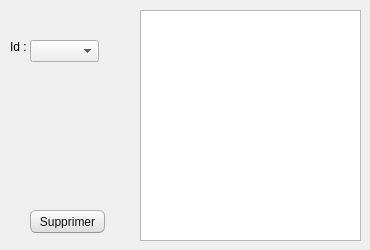
      <widget class="QWidget" name="tab_4">
       <attribute name="title">
        <string>Supprimer</string>
       </attribute>
       <widget class="QLabel" name="label_4">
        <property name="geometry">
         <rect>
          <x>10</x>
          <y>40</y>
          <width>47</width>
          <height>13</height>
         </rect>
        </property>
        <property name="text">
         <string>Id : </string>
        </property>
       </widget>
       <widget class="QPushButton" name="pb_supprimer">
        <property name="geometry">
         <rect>
          <x>30</x>
          <y>210</y>
          <width>75</width>
          <height>23</height>
         </rect>
        </property>
        <property name="font">
         <font>
          <weight>50</weight>
          <bold>false</bold>
          <underline>false</underline>
         </font>
        </property>
        <property name="styleSheet">
         <string notr="true">QMainWindow {

	background-color:#f0f0f0;

}

QCheckBox {

	padding:2px;

}

QCheckBox:hover {

	border-radius:4px;

	border-style:solid;

	border-width:1px;

	padding-left: 1px;

	padding-right: 1px;

	padding-bottom: 1px;

	padding-top: 1px;

	border-color: rgb(255,150,60);

	background-color:qlineargradient(spread:pad, x1:0.5, y1:1, x2:0.5, y2:0, stop:0 rgba(190, 90, 50, 50), stop:1 rgba(250, 130, 40, 50));

}

QCheckBox::indicator:checked {

	border-radius:4px;

	border-style:solid;

	border-width:1px;

	border-color: rgb(246, 134, 86);

  	background-color:rgb(246, 134, 86)

}

QCheckBox::indicator:unchecked {

	border-radius:4px;

	border-style:solid;

	border-width:1px;

	border-color:rgb(246, 134, 86);

  	background-color:rgb(255,255,255);

}

QColorDialog {

	background-color:#f0f0f0;

}

QComboBox {

	color:rgb(81,72,65);

	background: #ffffff;

}

QComboBox:editable {

	background: #ffffff;

	color: rgb(81,72,65);

	selection-color:rgb(81,72,65);

	selection-background-color: #ffffff;

}

QComboBox QAbstractItemView {

	color:rgb(81,72,65);	

	background: #ffffff;

	selection-color: #ffffff;

	selection-background-color: rgb(246, 134, 86);

}

QComboBox:!editable:on, QComboBox::drop-down:editable:on {

	color:  #1e1d23;	

	background: #ffffff;

}

QDateTimeEdit {

	color:rgb(81,72,65);

	background-color: #ffffff;

}

QDateEdit {

	color:rgb(81,72,65);

	background-color: #ffffff;

}

QDialog {

	background-color:#f0f0f0;

}

QDoubleSpinBox {

	color:rgb(81,72,65);

	background-color: #ffffff;

}

QFontComboBox {

	color:rgb(81,72,65);

	background-color: #ffffff;

}

QLabel {

	color:rgb(17,17,17);

}

QLineEdit {

	background-color:rgb(255,255,255);

	selection-background-color:rgb(236,116,64);

	color:rgb(17,17,17);

}

QMenuBar {

	color:rgb(223,219,210);

	background-color:rgb(65,64,59);

}

QMenuBar::item {

	padding-top:4px;

	padding-left:4px;

	padding-right:4px;

	color:rgb(223,219,210);

	background-color:rgb(65,64,59);

}

QMenuBar::item:selected {

	color:rgb(255,255,255);

	padding-top:2px;

	padding-left:2px;

	padding-right:2px;

	border-top-width:2px;

	border-left-width:2px;

	border-right-width:2px;

	border-top-right-radius:4px;

	border-top-left-radius:4px;

	border-style:solid;

	background-color:rgb(65,64,59);

	border-top-color: rgb(47,47,44);

	border-right-color: qlineargradient(spread:pad, x1:0, y1:1, x2:1, y2:0, stop:0 rgba(90, 87, 78, 255), stop:1 rgba(47,47,44, 255));

	border-left-color:  qlineargradient(spread:pad, x1:1, y1:0, x2:0, y2:0, stop:0 rgba(90, 87, 78, 255), stop:1 rgba(47,47,44, 255));

}

QMenu {

	color:rgb(223,219,210);

	background-color:rgb(65,64,59);

}

QMenu::item {

	color:rgb(223,219,210);

	padding-left:20px;

	padding-top:4px;

	padding-bottom:4px;

	padding-right:10px;

}

QMenu::item:selected {

	color:rgb(255,255,255);

	background-color: qlineargradient(spread:pad, x1:0.5, y1:1, x2:0.5, y2:0, stop:0 rgba(225, 108, 54, 255), stop:1 rgba(246, 134, 86, 255));

	border-style:solid;

	border-width:3px;

	padding-left:17px;

	padding-top:4px;

	padding-bottom:4px;

	padding-right:7px;

	border-bottom-color:qlineargradient(spread:pad, x1:0.5, y1:1, x2:0.5, y2:0, stop:0 rgba(175,85,48,255), stop:1 rgba(236,114,67, 255));

	border-top-color:qlineargradient(spread:pad, x1:0.5, y1:1, x2:0.5, y2:0, stop:0 rgba(253,156,113,255), stop:1 rgba(205,90,46, 255));

	border-right-color:qlineargradient(spread:pad, x1:0, y1:0.5, x2:1, y2:0.5, stop:0 rgba(253,156,113,255), stop:1 rgba(205,90,46, 255));

	border-left-color:qlineargradient(spread:pad, x1:1, y1:0.5, x2:0, y2:0.5, stop:0 rgba(253,156,113,255), stop:1 rgba(205,90,46, 255));

}

QPlainTextEdit {

	border-width: 1px;

	border-style: solid;

	border-color:transparent;

	color:rgb(17,17,17);

	selection-background-color:rgb(236,116,64);

}

QProgressBar {

	text-align: center;

	color: rgb(0, 0, 0);

	border-width: 1px; 

	border-radius: 10px;

	border-style: inset;

	border-color: rgb(150,150,150);

	background-color:rgb(221,221,219);

}

QProgressBar::chunk:horizontal {

	background-color: qlineargradient(spread:pad, x1:0.5, y1:1, x2:0.5, y2:0, stop:0 rgba(225, 108, 54, 255), stop:1 rgba(246, 134, 86, 255));

	border-style: solid;

	border-radius:8px;

	border-width:1px;

	border-bottom-color:qlineargradient(spread:pad, x1:0.5, y1:1, x2:0.5, y2:0, stop:0 rgba(175,85,48,255), stop:1 rgba(236,114,67, 255));

	border-top-color:qlineargradient(spread:pad, x1:0.5, y1:1, x2:0.5, y2:0, stop:0 rgba(253,156,113,255), stop:1 rgba(205,90,46, 255));

	border-right-color:qlineargradient(spread:pad, x1:0, y1:0.5, x2:1, y2:0.5, stop:0 rgba(253,156,113,255), stop:1 rgba(205,90,46, 255));

	border-left-color:qlineargradient(spread:pad, x1:1, y1:0.5, x2:0, y2:0.5, stop:0 rgba(253,156,113,255), stop:1 rgba(205,90,46, 255));

}

QPushButton{

	color:rgb(17,17,17);

	border-width: 1px;

	border-radius: 6px;

	border-bottom-color: rgb(150,150,150);

	border-right-color: rgb(165,165,165);

	border-left-color: rgb(165,165,165);

	border-top-color: rgb(180,180,180);

	border-style: solid;

	padding: 4px;

	background-color: qlineargradient(spread:pad, x1:0.5, y1:1, x2:0.5, y2:0, stop:0 rgba(220, 220, 220, 255), stop:1 rgba(255, 255, 255, 255));

}

QPushButton:hover{

	color:rgb(17,17,17);

	border-width: 1px;

	border-radius:6px;

	border-top-color: rgb(255,150,60);

	border-right-color: qlineargradient(spread:pad, x1:0, y1:1, x2:1, y2:0, stop:0 rgba(200, 70, 20, 255), stop:1 rgba(255,150,60, 255));

	border-left-color:  qlineargradient(spread:pad, x1:1, y1:0, x2:0, y2:0, stop:0 rgba(200, 70, 20, 255), stop:1 rgba(255,150,60, 255));

	border-bottom-color: rgb(200,70,20);

	border-style: solid;

	padding: 2px;

	background-color: qlineargradient(spread:pad, x1:0.5, y1:1, x2:0.5, y2:0, stop:0 rgba(220, 220, 220, 255), stop:1 rgba(255, 255, 255, 255));

}

QPushButton:default{

	color:rgb(17,17,17);

	border-width: 1px;

	border-radius:6px;

	border-top-color: rgb(255,150,60);

	border-right-color: qlineargradient(spread:pad, x1:0, y1:1, x2:1, y2:0, stop:0 rgba(200, 70, 20, 255), stop:1 rgba(255,150,60, 255));

	border-left-color:  qlineargradient(spread:pad, x1:1, y1:0, x2:0, y2:0, stop:0 rgba(200, 70, 20, 255), stop:1 rgba(255,150,60, 255));

	border-bottom-color: rgb(200,70,20);

	border-style: solid;

	padding: 2px;

	background-color: qlineargradient(spread:pad, x1:0.5, y1:1, x2:0.5, y2:0, stop:0 rgba(220, 220, 220, 255), stop:1 rgba(255, 255, 255, 255));

}

QPushButton:pressed{

	color:rgb(17,17,17);

	border-width: 1px;

	border-radius: 6px;

	border-width: 1px;

	border-top-color: rgba(255,150,60,200);

	border-right-color: qlineargradient(spread:pad, x1:0, y1:1, x2:1, y2:0, stop:0 rgba(200, 70, 20, 255), stop:1 rgba(255,150,60, 200));

	border-left-color:  qlineargradient(spread:pad, x1:1, y1:0, x2:0, y2:0, stop:0 rgba(200, 70, 20, 255), stop:1 rgba(255,150,60, 200));

	border-bottom-color: rgba(200,70,20,200);

	border-style: solid;

	padding: 2px;

	background-color: qlineargradient(spread:pad, x1:0.5, y1:0, x2:0.5, y2:1, stop:0 rgba(220, 220, 220, 255), stop:1 rgba(255, 255, 255, 255));

}

QPushButton:disabled{

	color:rgb(174,167,159);

	border-width: 1px;

	border-radius: 6px;

	background-color: qlineargradient(spread:pad, x1:0.5, y1:1, x2:0.5, y2:0, stop:0 rgba(200, 200, 200, 255), stop:1 rgba(230, 230, 230, 255));

}

QRadioButton {

	padding: 1px;

}

QRadioButton::indicator:checked {

	height: 10px;

	width: 10px;

	border-style:solid;

	border-radius:5px;

	border-width: 1px;

	border-color: rgba(246, 134, 86, 255);

	color: #a9b7c6;

	background-color:rgba(246, 134, 86, 255);

}

QRadioButton::indicator:!checked {

	height: 10px;

	width: 10px;

	border-style:solid;

	border-radius:5px;

	border-width: 1px;

	border-color: rgb(246, 134, 86);

	color: #a9b7c6;

	background-color: transparent;

}

QScrollArea {

	color: #FFFFFF;

	background-color:#f0f0f0;

}

QSlider::groove {

	border-style: solid;

	border-width: 1px;

	border-color: rgb(207,207,207);

}

QSlider::groove:horizontal {

	height: 5px;

	background: rgb(246, 134, 86);

}

QSlider::groove:vertical {

	width: 5px;

	background: rgb(246, 134, 86);

}

QSlider::handle:horizontal {

	background: rgb(253,253,253);

	border-style: solid;

	border-width: 1px;

	border-color: rgb(207,207,207);

	width: 12px;

	margin: -5px 0;

	border-radius: 7px;

}

QSlider::handle:vertical {

	background: rgb(253,253,253);

	border-style: solid;

	border-width: 1px;

	border-color: rgb(207,207,207);

	height: 12px;

	margin: 0 -5px;

	border-radius: 7px;

}

QSlider::add-page:horizontal {

 	background: white;

}

QSlider::add-page:vertical {

	background: white;

}

QSlider::sub-page:horizontal {

	background: rgb(246, 134, 86);

}

QSlider::sub-page:vertical {

  	background: rgb(246, 134, 86);

}

QStatusBar {

	color:rgb(81,72,65);

}

QSpinBox {

	color:rgb(81,72,65);

	background-color: #ffffff;

}

QScrollBar:horizontal {

	max-height: 20px;

	border: 1px transparent grey;

	margin: 0px 20px 0px 20px;

}

QScrollBar::handle:horizontal {

	background: rgb(253,253,253);

	border-style: solid;

	border-width: 1px;

	border-color: rgb(207,207,207);

	border-radius: 7px;

	min-width: 25px;

}

QScrollBar::handle:horizontal:hover {

	background: rgb(253,253,253);

	border-style: solid;

	border-width: 1px;

	border-color: rgb(255,150,60);

	border-radius: 7px;

	min-width: 25px;

}

QScrollBar::add-line:horizontal {

  	border: 1px solid;

  	border-color: rgb(207,207,207);

  	border-top-right-radius: 7px;

  	border-top-left-radius: 7px;

  	border-bottom-right-radius: 7px;

  	background: rgb(255, 255, 255);

  	width: 20px;

  	subcontrol-position: right;

  	subcontrol-origin: margin;

}

QScrollBar::add-line:horizontal:hover {

  	border: 1px solid;

  	border-top-right-radius: 7px;

  	border-top-left-radius: 7px;

  	border-bottom-right-radius: 7px;

  	border-color: rgb(255,150,60);

  	background: rgb(255, 255, 255);

  	width: 20px;

  	subcontrol-position: right;

  	subcontrol-origin: margin;

}

QScrollBar::add-line:horizontal:pressed {

  	border: 1px solid grey;

  	border-top-left-radius: 7px;

  	border-top-right-radius: 7px;

  	border-bottom-right-radius: 7px;

  	background: rgb(231,231,231);

  	width: 20px;

  	subcontrol-position: right;

  	subcontrol-origin: margin;

}

QScrollBar::sub-line:horizontal {

  	border: 1px solid;

  	border-color: rgb(207,207,207);

  	border-top-right-radius: 7px;

  	border-top-left-radius: 7px;

  	border-bottom-left-radius: 7px;

  	background: rgb(255, 255, 255);

  	width: 20px;

  	subcontrol-position: left;

  	subcontrol-origin: margin;

}

QScrollBar::sub-line:horizontal:hover {

  	border: 1px solid;

  	border-color: rgb(255,150,60);

  	border-top-right-radius: 7px;

  	border-top-left-radius: 7px;

  	border-bottom-left-radius: 7px;

  	background: rgb(255, 255, 255);

  	width: 20px;

  	subcontrol-position: left;

  	subcontrol-origin: margin;

}

QScrollBar::sub-line:horizontal:pressed {

  	border: 1px solid grey;

  	border-top-right-radius: 7px;

  	border-top-left-radius: 7px;

  	border-bottom-left-radius: 7px;

  	background: rgb(231,231,231);

  	width: 20px;

  	subcontrol-position: left;

  	subcontrol-origin: margin;

}

QScrollBar::left-arrow:horizontal {

  	border: 1px transparent grey;

  	border-top-left-radius: 3px;

  	border-bottom-left-radius: 3px;

  	width: 6px;

  	height: 6px;

  	background: rgb(230,230,230);

}

QScrollBar::right-arrow:horizontal {

	border: 1px transparent grey;

	border-top-right-radius: 3px;

	border-bottom-right-radius: 3px;

  	width: 6px;

  	height: 6px;

 	background: rgb(230,230,230);

}

QScrollBar::add-page:horizontal, QScrollBar::sub-page:horizontal {

 	background: none;

} 

QScrollBar:vertical {

	max-width: 20px;

	border: 1px transparent grey;

	margin: 20px 0px 20px 0px;

}

QScrollBar::add-line:vertical {

	border: 1px solid;

	border-color: rgb(207,207,207);

	border-bottom-right-radius: 7px;

	border-bottom-left-radius: 7px;

	border-top-left-radius: 7px;

	background: rgb(255, 255, 255);

  	height: 20px;

  	subcontrol-position: bottom;

  	subcontrol-origin: margin;

}

QScrollBar::add-line:vertical:hover {

  	border: 1px solid;

  	border-color: rgb(255,150,60);

  	border-bottom-right-radius: 7px;

  	border-bottom-left-radius: 7px;

  	border-top-left-radius: 7px;

  	background: rgb(255, 255, 255);

  	height: 20px;

  	subcontrol-position: bottom;

  	subcontrol-origin: margin;

}

QScrollBar::add-line:vertical:pressed {

  	border: 1px solid grey;

  	border-bottom-left-radius: 7px;

  	border-bottom-right-radius: 7px;

  	border-top-left-radius: 7px;

  	background: rgb(231,231,231);

  	height: 20px;

  	subcontrol-position: bottom;

  	subcontrol-origin: margin;

}

QScrollBar::sub-line:vertical {

  	border: 1px solid;

  	border-color: rgb(207,207,207);

  	border-top-right-radius: 7px;

  	border-top-left-radius: 7px;

  	border-bottom-left-radius: 7px;

  	background: rgb(255, 255, 255);

  	height: 20px;

  	subcontrol-position: top;

  	subcontrol-origin: margin;

}

QScrollBar::sub-line:vertical:hover {

  	border: 1px solid;

  	border-color: rgb(255,150,60);

  	border-top-right-radius: 7px;

  	border-top-left-radius: 7px;

  	border-bottom-left-radius: 7px;

	background: rgb(255, 255, 255);

  	height: 20px;

  	subcontrol-position: top;

  	subcontrol-origin: margin;

}

QScrollBar::sub-line:vertical:pressed {

  	border: 1px solid grey;

  	border-top-left-radius: 7px;

  	border-top-right-radius: 7px;

  	background: rgb(231,231,231);

 	height: 20px;

  	subcontrol-position: top;

  	subcontrol-origin: margin;

}

QScrollBar::handle:vertical {

	background: rgb(253,253,253);

	border-style: solid;

	border-width: 1px;

	border-color: rgb(207,207,207);

	border-radius: 7px;

	min-height: 25px;

}

QScrollBar::handle:vertical:hover {

	background: rgb(253,253,253);

	border-style: solid;

	border-width: 1px;

	border-color: rgb(255,150,60);

	border-radius: 7px;

	min-height: 25px;

}

QScrollBar::up-arrow:vertical {

	border: 1px transparent grey;

  	border-top-left-radius: 3px;

	border-top-right-radius: 3px;

  	width: 6px;

  	height: 6px;

  	background: rgb(230,230,230);

}

QScrollBar::down-arrow:vertical {

  	border: 1px transparent grey;

  	border-bottom-left-radius: 3px;

  	border-bottom-right-radius: 3px;

  	width: 6px;

  	height: 6px;

  	background: rgb(230,230,230);

}

QScrollBar::add-page:vertical, QScrollBar::sub-page:vertical {

  	background: none;

}

QTabWidget {

	color:rgb(0,0,0);

	background-color:rgb(247,246,246);

}

QTabWidget::pane {

	border-color: rgb(180,180,180);

	background-color:rgb(247,246,246);

	border-style: solid;

	border-width: 1px;

  	border-radius: 6px;

}

QTabBar::tab {

	padding-left:4px;

	padding-right:4px;

	padding-bottom:2px;

	padding-top:2px;

	color:rgb(81,72,65);

  	background-color: qlineargradient(spread:pad, x1:0.5, y1:1, x2:0.5, y2:0, stop:0 rgba(221,218,217,255), stop:1 rgba(240,239,238,255));

	border-style: solid;

	border-width: 1px;

  	border-top-right-radius:4px;

	border-top-left-radius:4px;

	border-top-color: rgb(180,180,180);

	border-left-color: rgb(180,180,180);

	border-right-color: rgb(180,180,180);

	border-bottom-color: transparent;

}

QTabBar::tab:selected, QTabBar::tab:last:selected, QTabBar::tab:hover {

  	background-color:rgb(247,246,246);

  	margin-left: 0px;

  	margin-right: 1px;

}

QTabBar::tab:!selected {

	margin-top: 1px;

	margin-right: 1px;

}

QTextEdit {

	border-width: 1px;

	border-style: solid;

	border-color:transparent;

	color:rgb(17,17,17);

	selection-background-color:rgb(236,116,64);

}

QTimeEdit {

	color:rgb(81,72,65);

	background-color: #ffffff;

}

QToolBox {

	color:rgb(81,72,65);

	background-color: #ffffff;

}

QToolBox::tab {

	color:rgb(81,72,65);

	background-color: #ffffff;

}

QToolBox::tab:selected {

	color:rgb(81,72,65);

	background-color: #ffffff;

}</string>
        </property>
        <property name="text">
         <string>Supprimer</string>
        </property>
       </widget>
       <widget class="QComboBox" name="comboBox_3">
        <property name="geometry">
         <rect>
          <x>30</x>
          <y>40</y>
          <width>69</width>
          <height>22</height>
         </rect>
        </property>
       </widget>
       <widget class="QTableView" name="tabsupp">
        <property name="geometry">
         <rect>
          <x>140</x>
          <y>10</y>
          <width>221</width>
          <height>231</height>
         </rect>
        </property>
       </widget>
      </widget>
